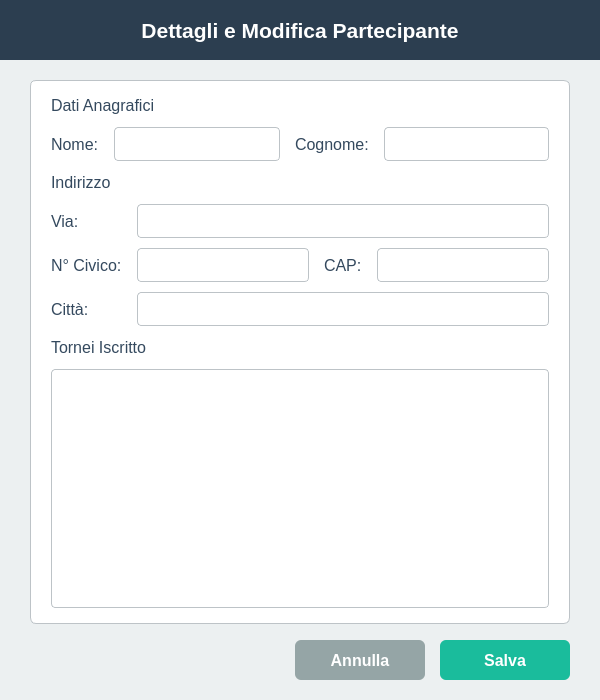
<?xml version="1.0" encoding="UTF-8"?>
<ui version="4.0">
 <class>DettagliPartecipanteDialog</class>
 <widget class="QDialog" name="DettagliPartecipanteDialog">
  <property name="geometry">
   <rect><x>0</x><y>0</y><width>600</width><height>700</height></rect>
  </property>
  <property name="windowTitle"><string>Dettagli e Modifica Partecipante</string></property>
  <property name="styleSheet">
   <string>
QDialog {
    background-color: #ecf0f1;
}
QLabel {
    color: #34495e;
    font-family: Helvetica;
    font-size: 12pt;
}
QLabel#label_dialog_title {
    color: white;
    font-family: Helvetica;
    font-size: 16pt;
    font-weight: bold;
}
QFrame#frame_header {
    background-color: #2c3e50;
}
/* Rimuove i bordi attorno ai gruppi di input */
QFrame#form_frame {
    background-color: #ffffff;
    border: 1px solid #bdc3c7; /* Mantiene un bordo esterno per l'intero form */
    border-radius: 6px;
}
QLabel.section_title { /* Style for section titles */
    color: #2c3e50;
    font-weight: bold;
    font-size: 11pt;
    border-bottom: 1px solid #bdc3c7;
    padding-bottom: 4px;
    margin-top: 10px; /* Spazio sopra il titolo della sezione */
    margin-bottom: 5px; /* Spazio sotto il titolo della sezione */
}
QLineEdit, QDateEdit {
    border: 1px solid #bdc3c7;
    border-radius: 4px;
    padding: 6px;
    font-family: Helvetica;
    font-size: 11pt;
    background-color: white;
}
QLineEdit:focus, QDateEdit:focus {
    border: 1px solid #3498db;
}
QListWidget {
    border: 1px solid #bdc3c7;
    border-radius: 4px;
    padding: 5px;
    font-family: Helvetica;
    font-size: 11pt;
    background-color: white;
}
QListWidget::item {
    padding: 3px;
}
QPushButton {
    background-color: #1abc9c;
    color: white;
    border-radius: 6px;
    font-family: Helvetica;
    font-size: 12pt;
    font-weight: bold;
}
QPushButton:hover {
    background-color: #16a085;
}
QPushButton#btn_cancel {
    background-color: #95a5a6;
}
QPushButton#btn_cancel:hover {
    background-color: #7f8c8d;
}
   </string>
  </property>
  <layout class="QVBoxLayout" name="verticalLayout_main">
   <property name="spacing"><number>0</number></property>
   <property name="leftMargin"><number>0</number></property>
   <property name="topMargin"><number>0</number></property>
   <property name="rightMargin"><number>0</number></property>
   <property name="bottomMargin"><number>0</number></property>
   <item>
    <widget class="QFrame" name="frame_header">
     <property name="minimumSize"><size><width>0</width><height>60</height></size></property>
     <property name="maximumSize"><size><width>16777215</width><height>60</height></size></property>
     <property name="frameShape"><enum>QFrame::NoFrame</enum></property>
     <property name="frameShadow"><enum>QFrame::Raised</enum></property>
     <layout class="QVBoxLayout" name="vl_header">
      <item>
       <widget class="QLabel" name="label_dialog_title">
        <property name="text"><string>Dettagli e Modifica Partecipante</string></property>
        <property name="alignment"><set>Qt::AlignCenter</set></property>
       </widget>
      </item>
     </layout>
    </widget>
   </item>
   <item>
    <layout class="QVBoxLayout" name="vl_body">
     <property name="spacing"><number>16</number></property>
     <property name="leftMargin"><number>30</number></property>
     <property name="topMargin"><number>20</number></property>
     <property name="rightMargin"><number>30</number></property>
     <property name="bottomMargin"><number>20</number></property>
     <item>
      <widget class="QFrame" name="form_frame">
       <layout class="QVBoxLayout" name="verticalLayout_form_content">
        <property name="leftMargin"><number>20</number></property>
        <property name="topMargin"><number>15</number></property>
        <property name="rightMargin"><number>20</number></property>
        <property name="bottomMargin"><number>15</number></property>
        <property name="spacing"><number>12</number></property>

        <!-- Dati Anagrafici -->
        <item>
         <widget class="QLabel" name="label_section_anagrafica">
          <property name="text"><string>Dati Anagrafici</string></property>
          <property name="class" stdset="0"><string>section_title</string></property>
         </widget>
        </item>
        <item>
         <layout class="QGridLayout" name="gridLayout_anagrafica">
          <property name="horizontalSpacing"><number>15</number></property>
          <property name="verticalSpacing"><number>10</number></property>
          <item row="0" column="0">
           <widget class="QLabel" name="label_nome_static"><property name="text"><string>Nome:</string></property></widget>
          </item>
          <item row="0" column="1">
           <widget class="QLineEdit" name="entry_nome"><property name="maxLength"><number>50</number></property></widget>
          </item>
          <item row="0" column="2">
           <widget class="QLabel" name="label_cognome_static"><property name="text"><string>Cognome:</string></property></widget>
          </item>
          <item row="0" column="3">
           <widget class="QLineEdit" name="entry_cognome"><property name="maxLength"><number>50</number></property></widget>
          </item>
         </layout>
        </item>

        <!-- Indirizzo -->
        <item>
         <widget class="QLabel" name="label_section_indirizzo">
          <property name="text"><string>Indirizzo</string></property>
          <property name="class" stdset="0"><string>section_title</string></property>
         </widget>
        </item>
        <item>
         <layout class="QGridLayout" name="gridLayout_indirizzo">
          <property name="horizontalSpacing"><number>15</number></property>
          <property name="verticalSpacing"><number>10</number></property>
          <item row="0" column="0">
           <widget class="QLabel" name="label_via_static"><property name="text"><string>Via:</string></property></widget>
          </item>
          <item row="0" column="1" colspan="3">
           <widget class="QLineEdit" name="entry_via"><property name="maxLength"><number>100</number></property></widget>
          </item>
          <item row="1" column="0">
           <widget class="QLabel" name="label_civico_static"><property name="text"><string>N° Civico:</string></property></widget>
          </item>
          <item row="1" column="1">
           <widget class="QLineEdit" name="entry_civico"><property name="maxLength"><number>10</number></property></widget>
          </item>
          <item row="1" column="2">
           <widget class="QLabel" name="label_cap_static"><property name="text"><string>CAP:</string></property></widget>
          </item>
          <item row="1" column="3">
           <widget class="QLineEdit" name="entry_cap"><property name="maxLength"><number>10</number></property></widget>
          </item>
          <item row="2" column="0">
           <widget class="QLabel" name="label_citta_static"><property name="text"><string>Città:</string></property></widget>
          </item>
          <item row="2" column="1" colspan="3">
           <widget class="QLineEdit" name="entry_citta"><property name="maxLength"><number>100</number></property></widget>
          </item>
         </layout>
        </item>

        <!-- Tornei Iscritto -->
        <item>
         <widget class="QLabel" name="label_section_tornei">
          <property name="text"><string>Tornei Iscritto</string></property>
          <property name="class" stdset="0"><string>section_title</string></property>
         </widget>
        </item>
        <item>
         <widget class="QListWidget" name="list_tornei_iscritti">
          <property name="alternatingRowColors"><bool>true</bool></property>
          <property name="selectionMode"><enum>QAbstractItemView::NoSelection</enum></property>
         </widget>
        </item>
       </layout>
      </widget>
     </item>
     <item>
      <layout class="QHBoxLayout" name="hl_buttons">
       <property name="spacing"><number>15</number></property>
       <item>
        <spacer><property name="orientation"><enum>Qt::Horizontal</enum></property><property name="sizeHint" stdset="0"><size><width>40</width><height>20</height></size></property></spacer>
       </item>
       <item>
        <widget class="QPushButton" name="btn_cancel">
         <property name="minimumSize"><size><width>130</width><height>40</height></size></property>
         <property name="text"><string>Annulla</string></property>
         <property name="objectName">
          <string>btn_cancel</string>
         </property>
        </widget>
       </item>
       <item>
        <widget class="QPushButton" name="btn_save">
         <property name="minimumSize"><size><width>130</width><height>40</height></size></property>
         <property name="text"><string>Salva</string></property>
        </widget>
       </item>
      </layout>
     </item>
    </layout>
   </item>
  </layout>
 </widget>
 <resources/>
 <connections/>
</ui>
